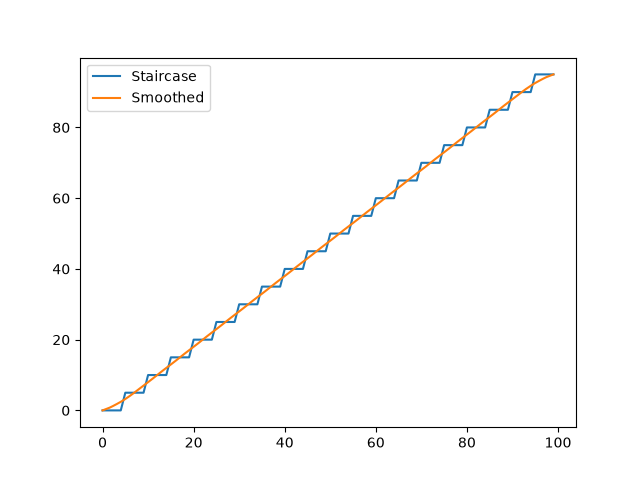

Here is the Python script that generated this plot:
import sys
import os
sys.path.append(os.getcwd())
import cv2
import numpy as np

def smooth_curve(pts, window_size=7, iterations=3):
    if len(pts) < window_size:
        return pts
    pts = np.array(pts, dtype=np.float32)
    for _ in range(iterations):
        padded = np.pad(pts, ((window_size//2, window_size//2), (0, 0)), mode='edge')
        smoothed = np.zeros_like(pts)
        for i in range(len(pts)):
            smoothed[i] = np.mean(padded[i:i+window_size], axis=0)
        # keep endpoints fixed
        smoothed[0] = pts[0]
        smoothed[-1] = pts[-1]
        pts = smoothed
    return pts

# let's generate a staircase line
staircase = []
for i in range(100):
    staircase.append((float(i), float(i//5 * 5)))

smoothed = smooth_curve(staircase)

import matplotlib.pyplot as plt
sx, sy = zip(*staircase)
smx, smy = zip(*smoothed)
plt.plot(sx, sy, label='Staircase')
plt.plot(smx, smy, label='Smoothed')
plt.legend()
plt.savefig('scratch/test_smooth.png')
